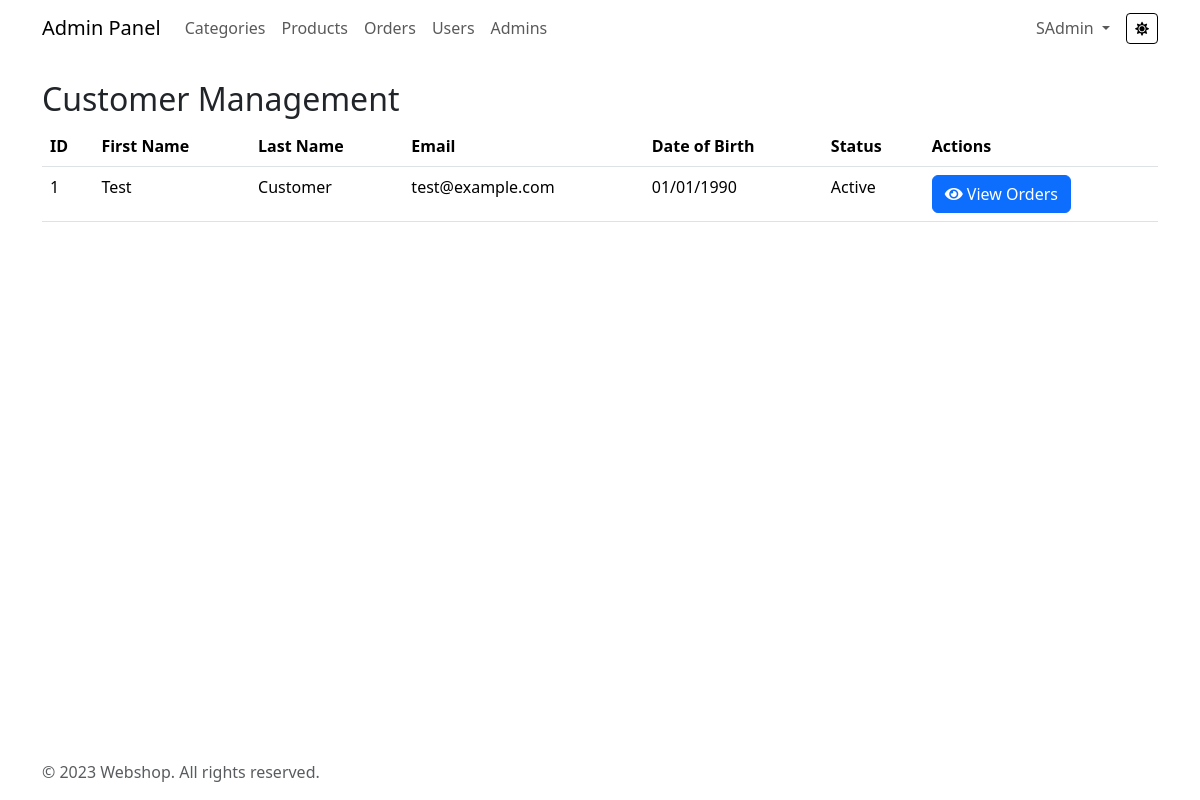
Page /admin/users.php (signed in) on the committed database.
### tables this page shows
CREATE TABLE Customer (
    id INT AUTO_INCREMENT PRIMARY KEY,
    first_name VARCHAR(100) NOT NULL,
    last_name VARCHAR(100) NOT NULL,
    email VARCHAR(100) NOT NULL,
    date_of_birth DATE,
    passwordhash VARCHAR(100) NOT NULL,
    deleted BOOLEAN DEFAULT 0
);

### src/admin/users.php (the view, shortened to what this page needs)
<!DOCTYPE html>
<html lang="en" data-bs-theme="light">
<head>
    <link rel="stylesheet" href="https://cdnjs.cloudflare.com/ajax/libs/font-awesome/5.15.3/css/all.min.css">
    <link href="https://cdn.jsdelivr.net/npm/bootstrap@5.3.3/dist/css/bootstrap.min.css" rel="stylesheet">
    <link rel="stylesheet" href="../css/styles.css">
</head>
<body>
    <?php include "pageElements/navBar.php"; ?>
    <div class="container mt-4">
        <h2>Customer Management</h2>
        <div class="table-responsive">
            <table class="table">
                <thead>
                    <tr>
                        <th>ID</th>
                        <th>First Name</th>
                        <th>Last Name</th>
                        <th>Email</th>
                        <th>Date of Birth</th>
                        <th>Status</th>
                        <th>Actions</th>
                    </tr>
                </thead>
                <tbody>
                    <?php
                    try {
                        $conn = connectToDatabase();
                        $sql = "SELECT *, CASE WHEN deleted = 1 THEN 'Deleted' ELSE 'Active' END as status FROM Customer";
                        if($result = mysqli_query($conn, $sql)) {
                            while($row = mysqli_fetch_array($result)) {
                                ?>
                                <tr <?php echo $row['deleted'] ? 'class="table-danger"' : ''; ?>>
                                    <td><?= htmlspecialchars($row['id']) ?></td>
                                    <td><?= htmlspecialchars($row['first_name']) ?></td>
                                    <td><?= htmlspecialchars($row['last_name']) ?></td>
                                    <td><?= htmlspecialchars($row['email']) ?></td>
                                    <td><?= date('d/m/Y', strtotime($row['date_of_birth'])) ?></td>
                                    <td><?= htmlspecialchars($row['status']) ?></td>
                                    <td>
                                        <button class="btn btn-primary" onclick="viewOrders(<?php echo $row['id']; ?>)"><i class="fas fa-eye"></i> View Orders</button>
                                    </td>
                                </tr>
                                <?php
                            }
                        } else {
                            throw new DatabaseError("Error: " . mysqli_error($conn), "We're sorry, something went wrong. Please try again later.");
                        }
                    } catch (Exception $e) {
                        $userMessage = handleError($e);
                        echo "<div class='alert alert-danger'>An error occurred while fetching categories: " . $userMessage . "</div>";
                    }
                ?>
                </tbody>
            </table>
        </div>
    </div>
    <footer class="footer mt-auto py-3 theme">
        <div class="container">
            <span class="text-muted">© 2023 Webshop. All rights reserved.</span>
        </div>
    </footer>
</body>
</html>

### src/css/styles.css (style rules this page uses)
body { display: flex; flex-direction: column; min-height: 100vh; }
.footer { flex-shrink: 0; }

### rows in the picture
customer: id "1", first_name "Test", last_name "Customer", email "test@example.com", date_of_birth "01/01/1990", status "Active"

### other values in the picture
$_SESSION["admin_username"] "SAdmin"
